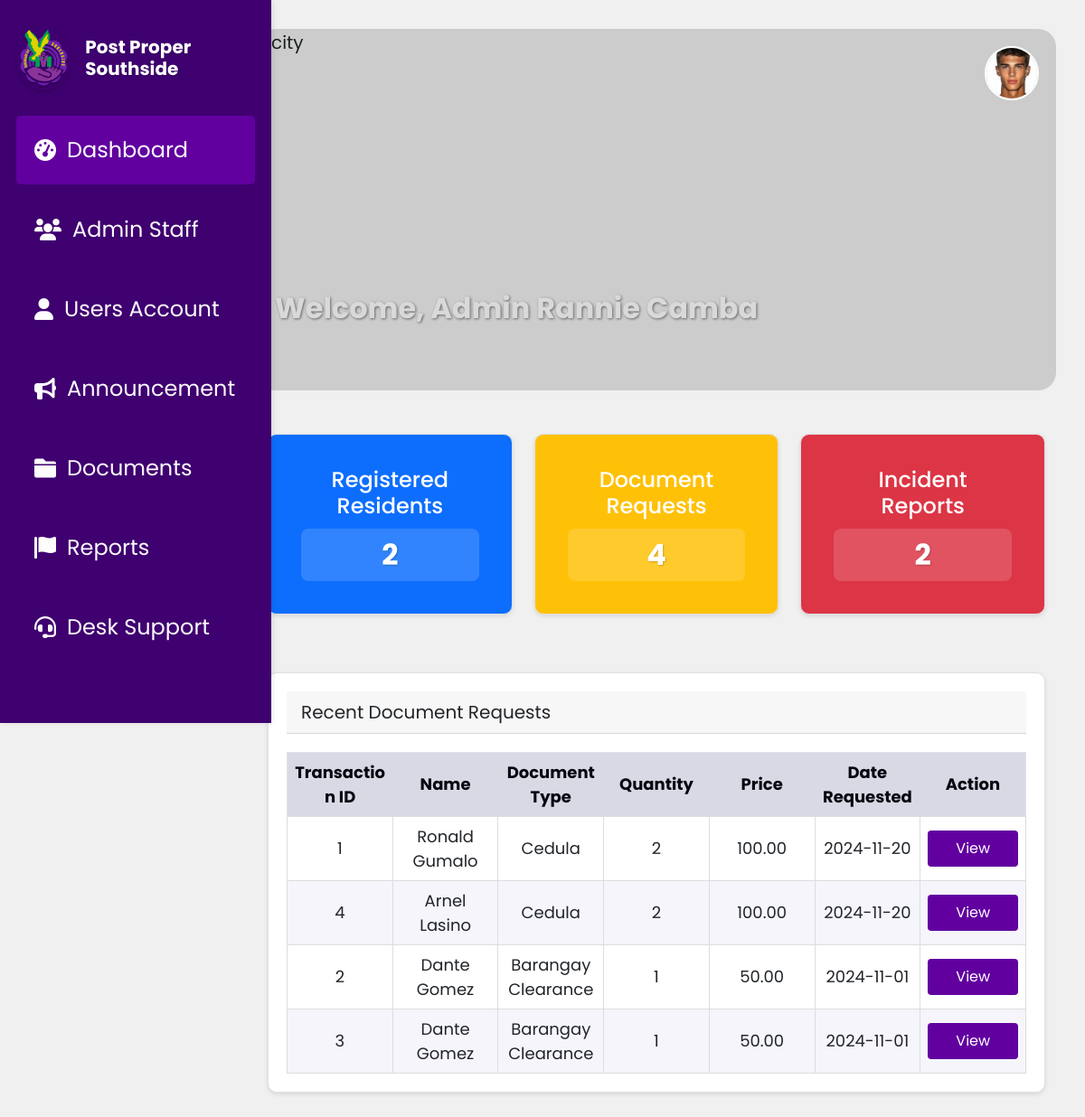
/dashboard.php (signed in), run on an earlier commit of the app's database.
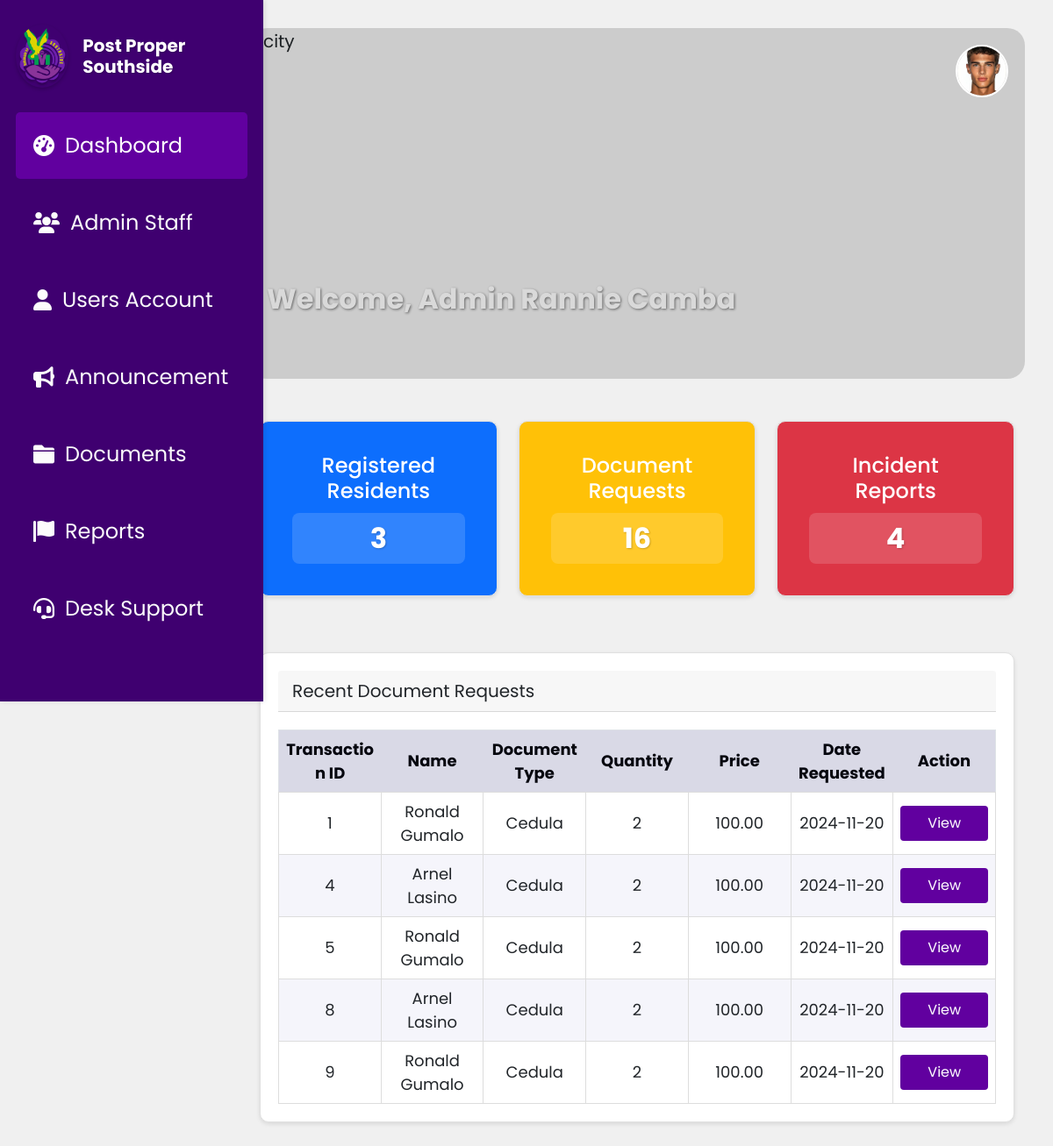
And on a later commit of the database.
### tables this page shows
CREATE TABLE `document_requests` (
  `Id` int(11) NOT NULL,
  `DocumentType` varchar(100) NOT NULL,
  `Name` varchar(255) NOT NULL,
  `Address` varchar(255) DEFAULT NULL,
  `TIN_No` varchar(50) DEFAULT NULL,
  `CTC_No` varchar(50) DEFAULT NULL,
  `Alias` varchar(100) DEFAULT NULL,
  `Age` int(11) DEFAULT NULL,
  `LengthOfStay` int(11) DEFAULT NULL,
  `Citizenship` varchar(100) DEFAULT NULL,
  `Gender` varchar(10) DEFAULT NULL,
  `CivilStatus` varchar(50) DEFAULT NULL,
  `Purpose` text DEFAULT NULL,
  `Status` varchar(50) DEFAULT NULL,
  `Quantity` int(11) DEFAULT NULL,
  `DateRequested` date DEFAULT NULL,
  `valid_id` varchar(255) NOT NULL,
  `request_picture` varchar(255) NOT NULL
);

### dashboard.php (the view, shortened to what the changed rows need)
<?php
require 'db.php';
$documentRequestsTableQuery = "SELECT * FROM document_requests ORDER BY DateRequested DESC LIMIT 5";
$documentRequestsTableResult = $conn->query($documentRequestsTableQuery)->fetchAll(PDO::FETCH_ASSOC);
$registeredResidentsQuery = "SELECT COUNT(*) AS count FROM user_accounts";
$registeredResidentsResult = $conn->query($registeredResidentsQuery)->fetch(PDO::FETCH_ASSOC);
$registeredResidentsCount = $registeredResidentsResult['count'];
$documentRequestsQuery = "SELECT COUNT(*) AS count FROM document_requests";
$documentRequestsResult = $conn->query($documentRequestsQuery)->fetch(PDO::FETCH_ASSOC);
$documentRequestsCount = $documentRequestsResult['count'];
$incidentReportsQuery = "SELECT COUNT(*) AS count FROM incident_reports";
$incidentReportsResult = $conn->query($incidentReportsQuery)->fetch(PDO::FETCH_ASSOC);
$incidentReportsCount = $incidentReportsResult['count'];
?>
<!DOCTYPE html>
<html lang="en">
<head>
    <link href="https://cdn.jsdelivr.net/npm/bootstrap@5.0.2/dist/css/bootstrap.min.css" rel="stylesheet">
    <link rel="stylesheet" href="css/DashboardStyle.css">
</head>
<body>
  <?php include 'sidebar.php'; ?>
<div class="main-content">
    <div class="header-section">
        <h1 class="text-center mb-4">Welcome, Admin <?php echo htmlspecialchars($_SESSION['name']); ?></h1>
    </div>
    <div class="container mt-5">
        <div class="row text-center mb-4">
            <div class="col-md-4 col-sm-6 mb-4">
                <div class="card text-white bg-primary mb-3">
                    <div class="card-body">
                        <h5 class="card-title">Registered Residents</h5>
                        <h3 class="card-text"><?php echo $registeredResidentsCount; ?></h3>
                    </div>
                </div>
            </div>
            <div class="col-md-4 col-sm-6 mb-4">
                <div class="card text-white bg-warning mb-3">
                    <div class="card-body">
                        <h5 class="card-title">Document Requests</h5>
                        <h3 class="card-text"><?php echo $documentRequestsCount; ?></h3>
                    </div>
                </div>
            </div>
            <div class="col-md-4 col-sm-6 mb-4">
                <div class="card text-white bg-danger mb-3">
                    <div class="card-body">
                        <h5 class="card-title">Incident Reports</h5>
                        <h3 class="card-text"><?php echo $incidentReportsCount; ?></h3>
                    </div>
                </div>
            </div>
        </div>
        <div class="card">
            <div class="table-container">
                <table class="table mb-0" >
                    <thead>
                        <tr>
                            <th>Transaction ID</th>
                            <th>Name</th>
                            <th>Document Type</th>
                            <th>Quantity</th>
                            <th>Price</th>
                            <th>Date Requested</th>
                            <th>Action</th>
                        </tr>
                    </thead>
                    <tbody>
                        <?php foreach ($documentRequestsTableResult as $request): ?>
                            <tr>
                                <td><?php echo htmlspecialchars($request['Id']); ?></td>
                                <td><?php echo htmlspecialchars($request['Name']); ?></td>
                                <td><?php echo htmlspecialchars($request['DocumentType']); ?></td>
                                <td><?php echo htmlspecialchars($request['Quantity']); ?></td>
                                <td><?php echo number_format($request['Quantity'] * 50, 2); ?></td>
                                <td><?php echo htmlspecialchars($request['DateRequested']); ?></td>
                                <td>
                                    <button class="action-btn btn-primary btn-sm"
                                            onclick="openModal('<?php echo htmlspecialchars($request['Id']); ?>',
                                                                '<?php echo htmlspecialchars($request['Name']); ?>',
                                                                '<?php echo htmlspecialchars($request['Alias']); ?>',
                                                                '<?php echo htmlspecialchars($request['DocumentType']); ?>',
                                                                '<?php echo htmlspecialchars($request['DateRequested']); ?>',
                                                                '<?php echo htmlspecialchars($request['Quantity']); ?>',
                                                                '<?php echo number_format($request['Quantity'] * 50, 2); ?>',
                                                                '<?php echo htmlspecialchars($request['Address']); ?>',
                                                                '<?php echo htmlspecialchars($request['Gender']); ?>',
                                                                '<?php echo htmlspecialchars($request['CivilStatus']); ?>',
                                                                'Occupation',
                                                                'TIN',
                                                                'CTC')">
                                        View
                                    </button>
                                </td>
                            </tr>
                        <?php endforeach; ?>
                    </tbody>
                </table>
            </div>
        </div>
    </div>
</div>
</body>
</html>

What changed in the data, as far as the page shows it:
no longer on this page (row edited): document_requests: Id "2", Name "Dante Gomez", DocumentType "Barangay Clearance", Quantity "1", $request['Quantity']*50 "50.00", DateRequested "2024-11-01"
no longer on this page (row edited): document_requests: Id "3", Name "Dante Gomez", DocumentType "Barangay Clearance", Quantity "1", $request['Quantity']*50 "50.00", DateRequested "2024-11-01"
added document_requests: Id "5", Name "Ronald Gumalo", DocumentType "Cedula", Quantity "2", $request['Quantity']*50 "100.00", DateRequested "2024-11-20"
added document_requests: Id "8", Name "Arnel Lasino", DocumentType "Cedula", Quantity "2", $request['Quantity']*50 "100.00", DateRequested "2024-11-20"
added document_requests: Id "9", Name "Ronald Gumalo", DocumentType "Cedula", Quantity "2", $request['Quantity']*50 "100.00", DateRequested "2024-11-20"
Also different on the page:
$registeredResidentsCount: "2" → "3"
$documentRequestsCount: "4" → "16"
$incidentReportsCount: "2" → "4"
